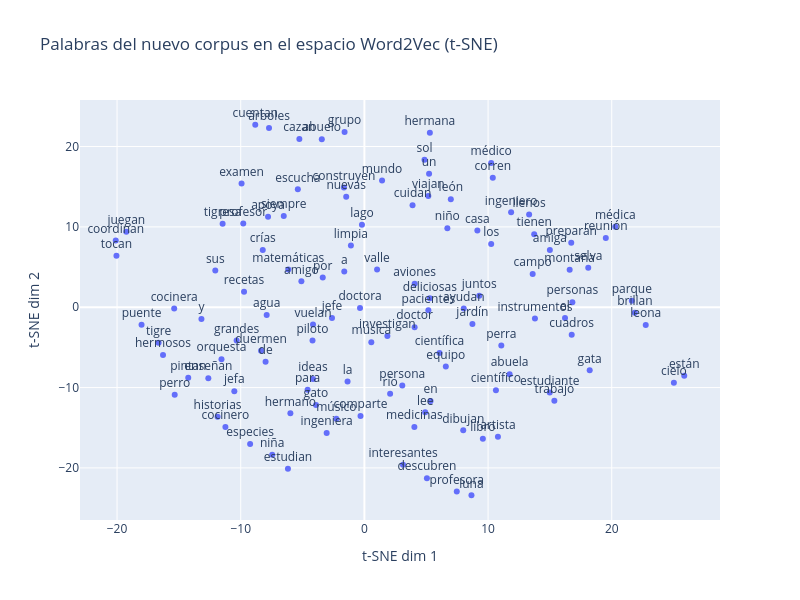

Notebook code cell kept with this figure:
### Code cell
# Visualización de las palabras del nuevo corpus en el espacio Word2Vec usando t-SNE
word_list = w2v_corpus.wv.index_to_key
word_vectors = np.vstack([w2v_corpus.wv[word] for word in word_list])

# Reduce a 2D con t-SNE
tsne_words = TSNE(n_components=2, random_state=42, perplexity=min(10, len(word_list) - 1))
coords_words = tsne_words.fit_transform(word_vectors)

fig_words = px.scatter(
    x=coords_words[:, 0],
    y=coords_words[:, 1],
    text=word_list,
    labels={'x': 't-SNE dim 1', 'y': 't-SNE dim 2'},
    title="Palabras del nuevo corpus en el espacio Word2Vec (t-SNE)"
)
fig_words.update_traces(textposition='top center')
fig_words.update_layout(width=800, height=600, showlegend=False)
fig_words.show()

### Figure 1 — Plotly figure (JSON) as saved in the notebook; plotly's stock layout.template omitted (floating-point values rounded to 4 significant figures)
{"data": [{"hovertemplate": "t-SNE dim 1=%{x}<br>t-SNE dim 2=%{y}<br>text=%{text}<extra></extra>", "legendgroup": "", "marker": {"color": "#636efa", "symbol": "circle"}, "mode": "markers+text", "name": "", "orientation": "v", "showlegend": false, "text": ["el", "la", "y", "en", "de", "juntos", "a", "un", "artista", "persona", "estudiante", "amiga", "nuevas", "piloto", "agua", "cuidan", "llenos", "estudian", "para", "examen", "hermana", "hermano", "juegan", "jardín", "león", "leona", "sus", "árboles", "crías", "están", "amigo", "viajan", "por", "mundo", "perro", "perra", "corren", "campo", "parque", "libro", "gata", "construyen", "médico", "comparte", "personas", "médica", "ayudan", "grupo", "los", "pacientes", "ingeniera", "ingeniero", "siempre", "lee", "puente", "profesor", "profesora", "enseñan", "matemáticas", "apoya", "pintan", "cuadros", "hermosos", "escucha", "gato", "duermen", "tienen", "especies", "cuentan", "historias", "interesantes", "tigre", "tigresa", "cazan", "selva", "científica", "científico", "descubren", "cocinero", "abuelo", "cocinera", "preparan", "recetas", "deliciosas", "sol", "luna", "brillan", "cielo", "río", "lago", "abuela", "limpia", "casa", "música", "doctora", "doctor", "investigan", "valle", "medicinas", "ideas", "vuelan", "aviones", "grandes", "músico", "tocan", "dibujan", "instrumentos", "orquesta", "jefa", "jefe", "coordinan", "equipo", "montaña", "trabajo", "niña", "niño", "reunión"], "textposition": "top center", "type": "scatter", "x": [16.22, -1.361, -13.18, 5.349, -7.99, 9.289, -1.628, 5.23, 10.8, 3.063, 14.99, 15.0, -1.471, -4.195, -7.902, 3.893, 13.32, -6.182, -4.593, -9.934, 5.293, -5.985, -19.25, 8.735, 6.988, 22.75, -12.06, -7.711, -8.219, 25.86, -5.095, 5.168, -3.367, 1.428, -15.34, 11.07, 10.38, 13.61, 21.62, 9.578, 18.22, -1.656, 10.25, -0.3129, 16.82, 20.28, 8.034, -1.602, 10.25, 5.172, -3.052, 11.86, -6.521, 4.913, -18.02, -9.796, 7.47, -12.62, -6.154, -7.792, -14.24, 16.76, -16.28, -5.383, -3.916, -8.355, 13.73, -9.241, -8.825, -11.87, 3.121, -16.64, -11.46, -5.259, 18.1, 6.073, 10.64, 5.055, -11.24, -3.445, -15.38, 16.73, -9.733, 5.291, 4.86, 8.656, 21.87, 25.02, 2.079, -0.1975, 11.74, -1.091, 9.133, 0.559, -0.3532, 4.059, 1.858, 1.026, 4.041, -4.16, -4.156, 4.063, -10.33, -2.272, -20.05, 7.99, 13.79, -11.56, -10.52, -2.621, -20.11, 6.584, 16.6, 15.36, -7.455, 6.707, 19.52], "xaxis": "x", "y": [-1.355, -9.239, -1.464, -11.66, -6.783, 1.435, 4.444, 16.61, -16.13, -9.755, -10.6, 7.117, 13.75, -4.125, -0.9615, 12.7, 11.53, -20.09, -10.28, 15.39, 21.72, -13.2, 9.408, -2.092, 13.45, -2.213, 4.573, 22.29, 7.133, -8.542, 3.224, 13.86, 3.708, 15.76, -10.9, -4.757, 16.1, 4.122, 0.8172, -16.36, -7.856, 14.89, 17.94, -13.55, 0.6333, 10.02, -0.1688, 21.8, 7.87, -0.3908, -15.64, 11.81, 11.35, -13.09, -2.193, 10.43, -22.93, -8.838, 4.689, 11.26, -8.782, -3.429, -5.951, 14.68, -12.18, -5.426, 9.093, -17.01, 22.71, -13.63, -19.6, -4.424, 10.38, 20.94, 4.928, -5.687, -10.32, -21.28, -14.91, 20.92, -0.1451, 8.013, 1.934, 1.102, 18.36, -23.4, -0.6771, -9.39, -10.75, 10.27, -8.339, 7.672, 9.548, -4.344, -0.1093, -2.485, -3.583, 4.709, -14.91, -8.929, -2.165, 2.909, -4.144, -13.88, 6.411, -15.32, -1.41, -6.46, -10.45, -1.339, 8.319, -7.378, 4.68, -11.65, -18.36, 9.844, 8.626], "yaxis": "y"}], "layout": {"height": 600, "legend": {"tracegroupgap": 0}, "showlegend": false, "title": {"text": "Palabras del nuevo corpus en el espacio Word2Vec (t-SNE)"}, "width": 800, "xaxis": {"anchor": "y", "domain": [0, 1], "title": {"text": "t-SNE dim 1"}}, "yaxis": {"anchor": "x", "domain": [0, 1], "title": {"text": "t-SNE dim 2"}}}}
